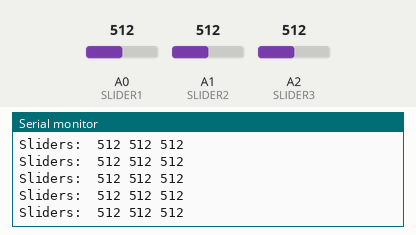
Simulated run of this sketch. Board: Arduino Uno, built with avr-gcc and run on an emulated ATmega328P. Shown: the last lines printed to the serial monitor. The test bench sets the inputs (shaded band); at power-on: A0 (SLIDER1) = 512, A1 (SLIDER2) = 512, A2 (SLIDER3) = 512.

Above: at 1.2 s.
1.3 s: A0 (SLIDER1) set to 111
At 2.4 s:
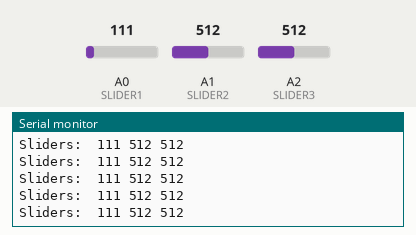
4.3 s: A0 (SLIDER1) set to 94
At 5.4 s:
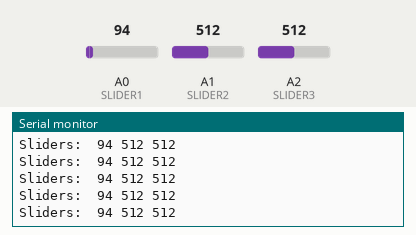
5.8 s: A1 (SLIDER2) set to 110
At 6.9 s:
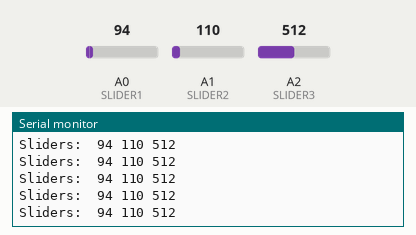
7.3 s: A1 (SLIDER2) set to 94
At 8.4 s:
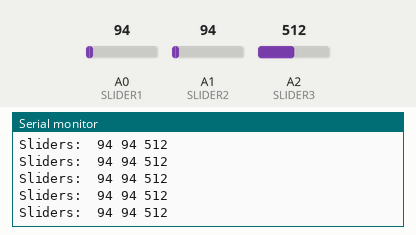
8.8 s: A2 (SLIDER3) set to 110
At 9.8 s:
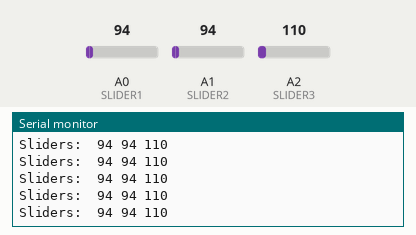
11.8 s: A2 (SLIDER3) set to 92
At 12.6 s:
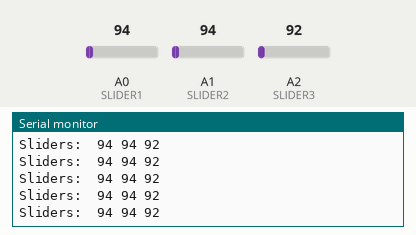
Timing chart, 0 to 14.3 s (numbered marks = the images above; inputs shaded):
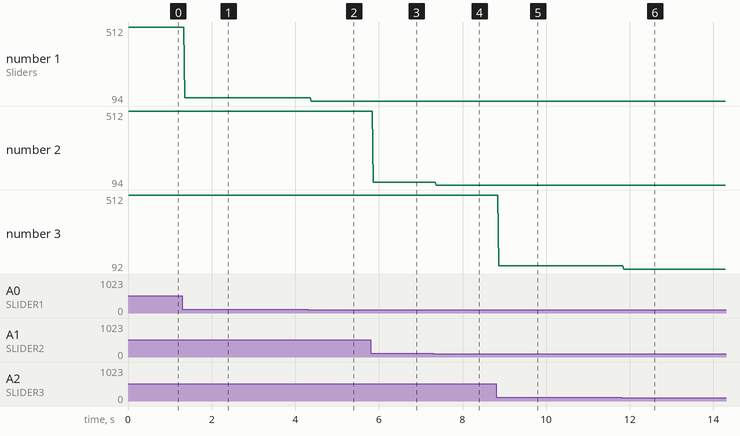

The sketch:

slider.ino
```cpp
#define SLIDER1 0
#define SLIDER2 1
#define SLIDER3 2

void setup () {
  Serial.begin(9600);
  Serial.print("Program begun\n");
}

void loop () {
  int val = 0;

  Serial.print("Sliders: ");
  val = analogRead(SLIDER1);
  Serial.print(" ");
  Serial.print(val);
  val = analogRead(SLIDER2);
  Serial.print(" ");
  Serial.print(val);
  val = analogRead(SLIDER3);
  Serial.print(" ");
  Serial.print(val);
  Serial.println("\n");
}
```

Measured:
- after the input at 1.3 s, the serial monitor: prints a new line after 0.06 s (image 1)
- after the input at 4.3 s, the serial monitor: prints a new line after 0.08 s (image 2)
- after the input at 5.8 s, the serial monitor: prints a new line after 0.07 s (image 3)
- after the input at 7.3 s, the serial monitor: prints a new line after 0.07 s (image 4)
- after the input at 8.8 s, the serial monitor: prints a new line after 0.06 s (image 5)
- after the input at 11.8 s, the serial monitor: prints a new line after 0.06 s (image 6)
- plotted number 1: 512 → 111 after the input at 1.3 s, 111 → 94 after the input at 4.3 s
- plotted number 2: 512 → 110 after the input at 5.8 s
